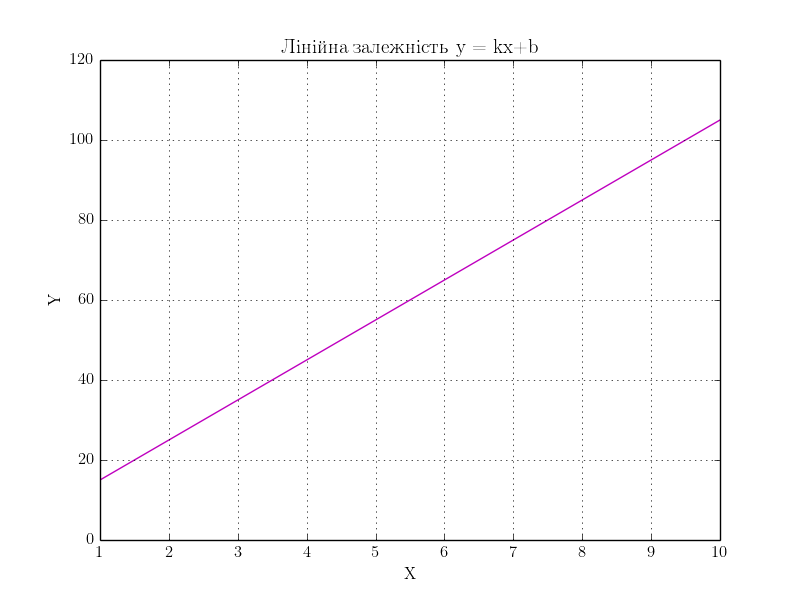

The script that drew this image:

import numpy as np
import matplotlib.pyplot as plt
import matplotlib as mpl
fig, ax = plt.subplots()
from matplotlib import rc

rc('text', usetex=True)
rc('text.latex',unicode=True)
rc('text.latex',preamble='\usepackage[utf8]{inputenc}')
rc('text.latex',preamble='\usepackage[russian]{babel}')

x = np.linspace(1, 10, 50)
k = 10
b = 5
y = k*x + b
plt.title(u"Лінійна залежність y = kx+b")
plt.xlabel('X')
plt.ylabel('Y')
plt.grid(True)
plt.plot(x, y, "m")
plt.show()
